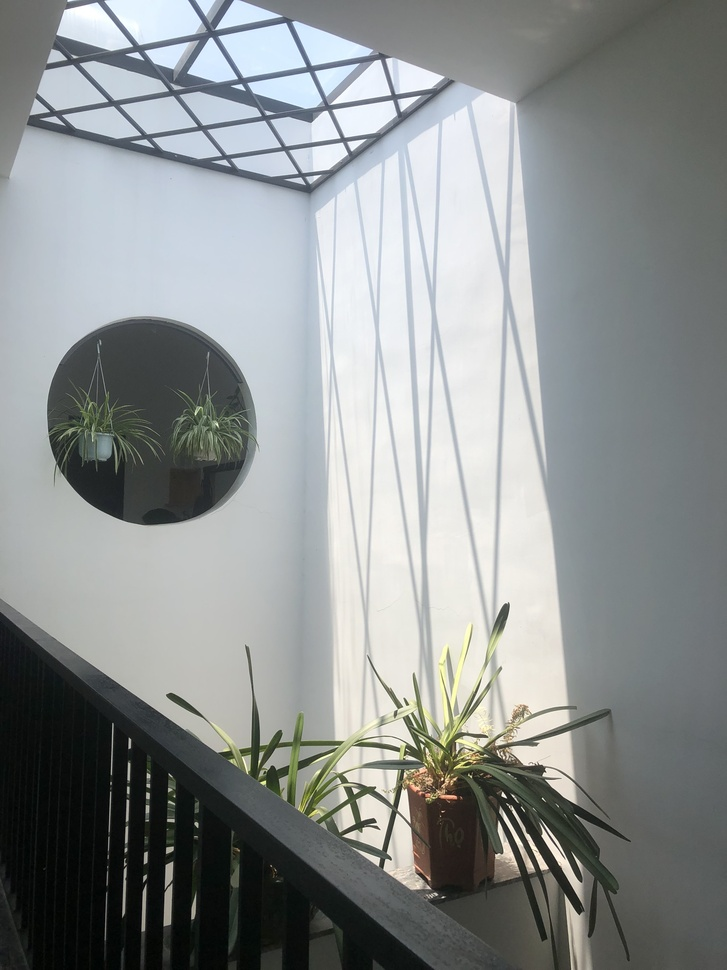
#> input picture images/cay.jpg, 727 x 970 px, shrunk from 1920 x 2560 before the run, found by its file name
$ python HoG_cv2.py   (older library calls are emulated)
#> lines starting #> are read from the running program, lines starting #| are printed output that depends on the picture
import cv2
import numpy as np

def compute_gradients(image):
    # Chuyển đổi hình ảnh sang ảnh xám nếu cần thiết
    if len(image.shape) > 2:
        gray_image = cv2.cvtColor(image, cv2.COLOR_BGR2GRAY)
    else:
        gray_image = image

    # Áp dụng bộ lọc Sobel để tính toán gradient theo hướng x và y
    gradient_x = cv2.Sobel(gray_image, cv2.CV_64F, 1, 0, ksize=3)
    gradient_y = cv2.Sobel(gray_image, cv2.CV_64F, 0, 1, ksize=3)

    # Tính toán độ lớn và hướng gradient
    magnitude = np.sqrt(gradient_x**2 + gradient_y**2)
    orientation = np.arctan2(gradient_y, gradient_x) * 180 / np.pi

    return magnitude, orientation

def divide_image_into_cells(image, cell_size, cell_stride):
    height, width = image.shape[:2]
    cells = []

    for y in range(0, height - cell_size + 1, cell_stride):
        for x in range(0, width - cell_size + 1, cell_stride):
            cell = image[y:y+cell_size, x:x+cell_size]
            cells.append(cell)

    return cells

def compute_histograms(cells, orientation, num_bins):
    histograms = []

    for cell, cell_orientation in zip(cells, orientation):
        # Tạo histogram với số lượng bin đã định trước
        histogram = np.zeros(num_bins)

        # Tính toán và tăng giá trị của bin tương ứng cho mỗi gradient trong ô lưới
        for i in range(cell.shape[0]):
            for j in range(cell.shape[1]):
                bin_index = int(cell_orientation[i] / (360 / num_bins))
                histogram[bin_index] += 1

        histograms.append(histogram)

    return histograms

def normalize_blocks(histograms, block_size):
    normalized_blocks = []

    for i in range(len(histograms) - block_size + 1):
        block = np.concatenate(histograms[i:i+block_size])
        block /= np.linalg.norm(block) + 1e-5  # Chuẩn hóa biểu đồ

        normalized_blocks.append(block)

    return normalized_blocks

def combine_histograms(normalized_blocks):
    feature_vector = np.concatenate(normalized_blocks)

    return feature_vector

def apply_l2_normalization(feature_vector):
    norm = np.linalg.norm(feature_vector)
    normalized_vector = feature_vector / (norm + 1e-5)  # Chuẩn hóa L2

    return normalized_vector

# Đọc hình ảnh
image = cv2.imread(r'C:\Users\nomdd\OneDrive\Pictures\Screenshots\cay.jpg')
#> image is the input picture: shape (970, 727, 3); mean B, G, R 144, 144.3, 140.2

# Tính toán gradient
magnitude, orientation = compute_gradients(image)
#> in compute_gradients, `gradient_x = cv2.Sobel(gray_image, cv2.CV_64F, 1, 0, ksize=3)`:
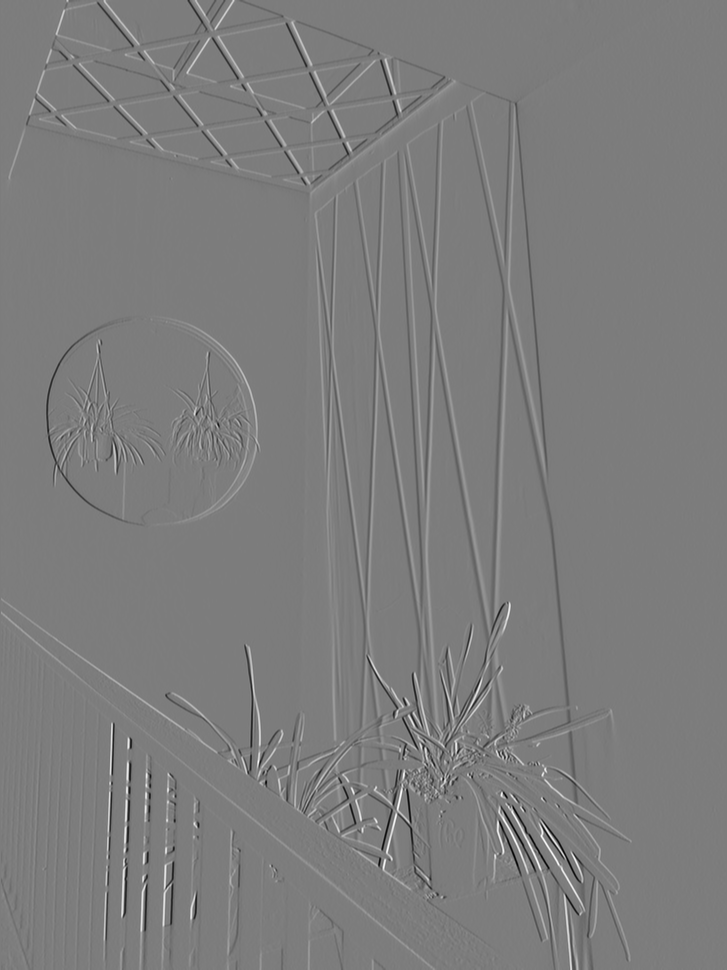
#> gradient_x: shape (970, 727) float64; min -786, max 818, mean 0; drawn with min black and max white
#> in compute_gradients, `gradient_y = cv2.Sobel(gray_image, cv2.CV_64F, 0, 1, ksize=3)`:
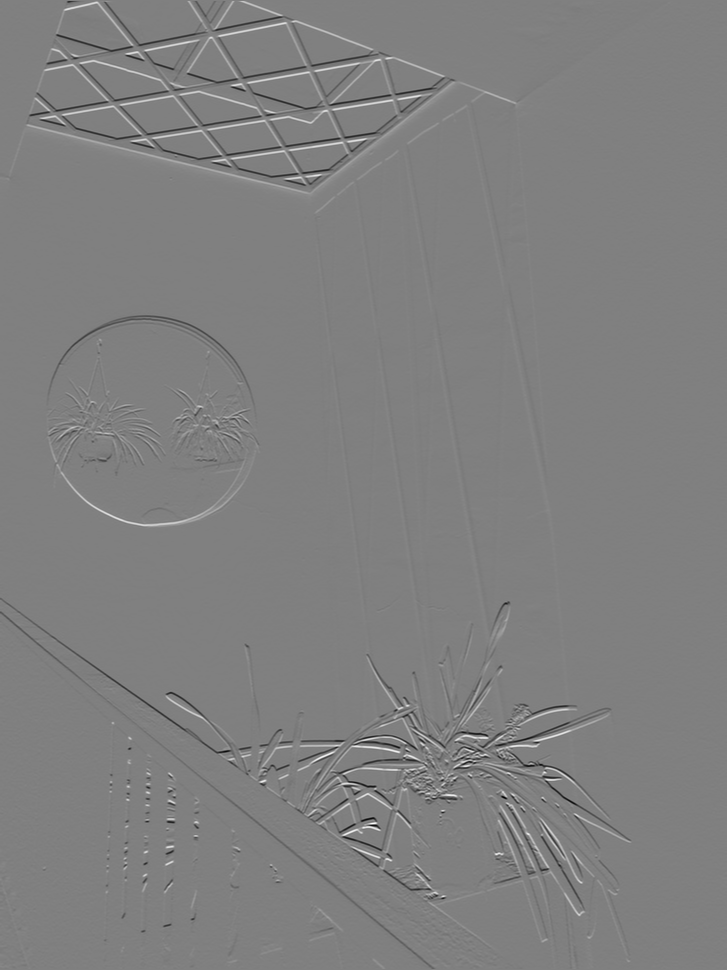
#> gradient_y: shape (970, 727) float64; min -811, max 804, mean -0.7; drawn with min black and max white
#> in compute_gradients, `magnitude = np.sqrt(gradient_x**2 + gradient_y**2)`:
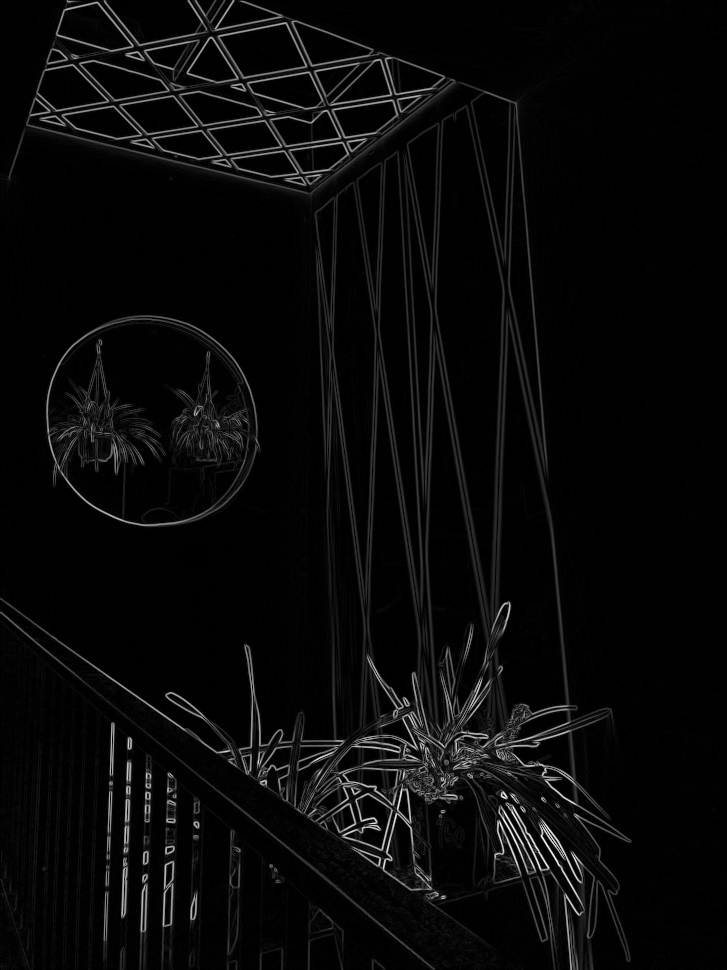
#> magnitude: shape (970, 727) float64; min 0, max 900.4, mean 33.8; drawn with min black and max white
#> in compute_gradients, `orientation = np.arctan2(gradient_y, gradient_x) * 180 / np.pi`:
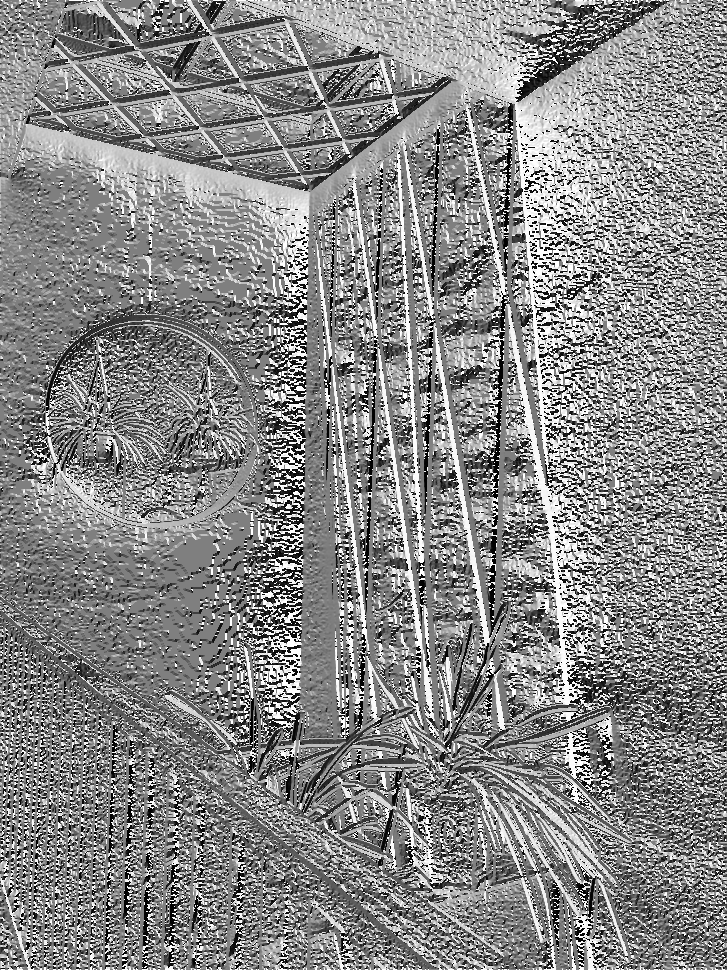
#> orientation: shape (970, 727) float64; min -179.9, max 180, mean 11.7; drawn with min black and max white

# Chia hình ảnh thành các ô lưới
cell_size = 8  # Kích thước ô lưới
cell_stride = 8  # Bước nhảy giữa các ô lưới
cells = divide_image_into_cells(magnitude, cell_size, cell_stride)
#> after the loop in divide_image_into_cells, `for y in range(0, height - cell_size + 1, cell_stride):`: cells = 10890 items
#> cells = 10890 items

# Tính toán histogram
num_bins = 9  # Số lượng bin trong histogram
histograms = compute_histograms(cells, orientation, num_bins)
#> after the loop in compute_histograms, `for cell, cell_orientation in zip(cells, orientation):`: histograms = 970 items, first 6: [48, 0, 0, 0, 16, 0, 0, 0, 0], [0, 24, 0, 0, 0, 0, 0, 24, 16], [8, 16, 24, 0, 0, 0, 0, 8, 8], [24, 8, 16, 8, 0, 0, 0, 8, 0], [24, 0, 8, 0, 8, 0, 0, 0, 24], [24, 8, 8, 0, 0, 0, 8, 0, 16]

# In ra các histogram
for i, histogram in enumerate(histograms):
    print("Histogram {}: {}".format(i, histogram))
#> this loop made 970 passes
#| Histogram 0: [48.  0.  0.  0. 16.  0.  0.  0.  0.]
#| Histogram 1: [ 0. 24.  0.  0.  0.  0.  0. 24. 16.]
#| Histogram 2: [ 8. 16. 24.  0.  0.  0.  0.  8.  8.]
#| Histogram 3: [24.  8. 16.  8.  0.  0.  0.  8.  0.]
#| Histogram 4: [24.  0.  8.  0.  8.  0.  0.  0. 24.]
#| Histogram 5: [24.  8.  8.  0.  0.  0.  8.  0. 16.]
#| Histogram 6: [24.  8.  0.  0.  0.  0.  8. 16.  8.]
#| Histogram 7: [24.  8.  0.  8.  8.  0.  0.  8.  8.]
#> (further printed lines are left out)

# Chuẩn hóa các khối
block_size = 2  # Kích thước khối
normalized_blocks = normalize_blocks(histograms, block_size)
#> after the loop in normalize_blocks, `for i in range(len(histograms) - block_size + 1):`: normalized_blocks = 969 items
#> normalized_blocks = 969 items

# In ra kích thước và giá trị của các khối
for i, block in enumerate(normalized_blocks):
    print("Block {}: Shape: {}, Values: {}".format(i, block.shape, block))

# Kết hợp các biểu đồ độ lệch hướng thành một vector đặc trưng duy nhất
feature_vector = combine_histograms(normalized_blocks)
#> in combine_histograms, `feature_vector = np.concatenate(normalized_blocks)`: feature_vector = 17442 values, max 0.873 at index 8748, min 0 at index 1, mean 0.13

# Áp dụng chuẩn hóa L2 cho vector đặc trưng
normalized_vector = apply_l2_normalization(feature_vector)
#> in apply_l2_normalization, `norm = np.linalg.norm(feature_vector)`: norm = 31.13
#> in apply_l2_normalization, `normalized_vector = feature_vector / (norm + 1e-5)`: normalized_vector = 17442 values, max 0.028 at index 8748, min 0 at index 1, mean 0.00416

print("Feature Vector:", normalized_vector)

# Hiển thị các ô lưới
cv2.imshow("Magnitude", magnitude.astype(np.uint8))
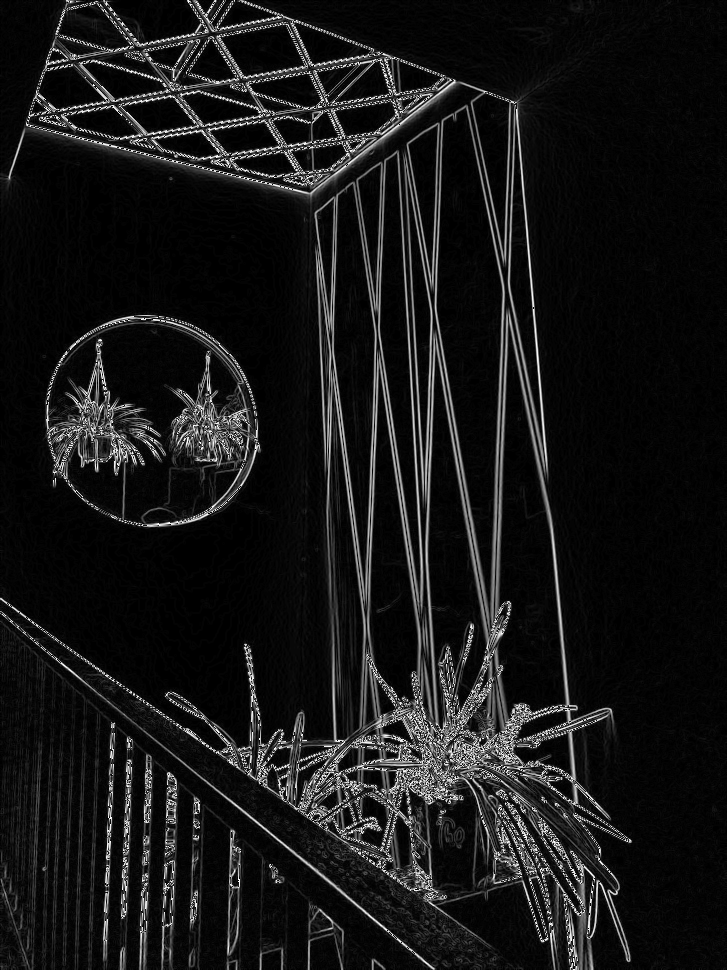
#> window 'Magnitude': shape (970, 727); min 0, max 255, mean 23
cv2.imshow("Orientation", orientation.astype(np.uint8))
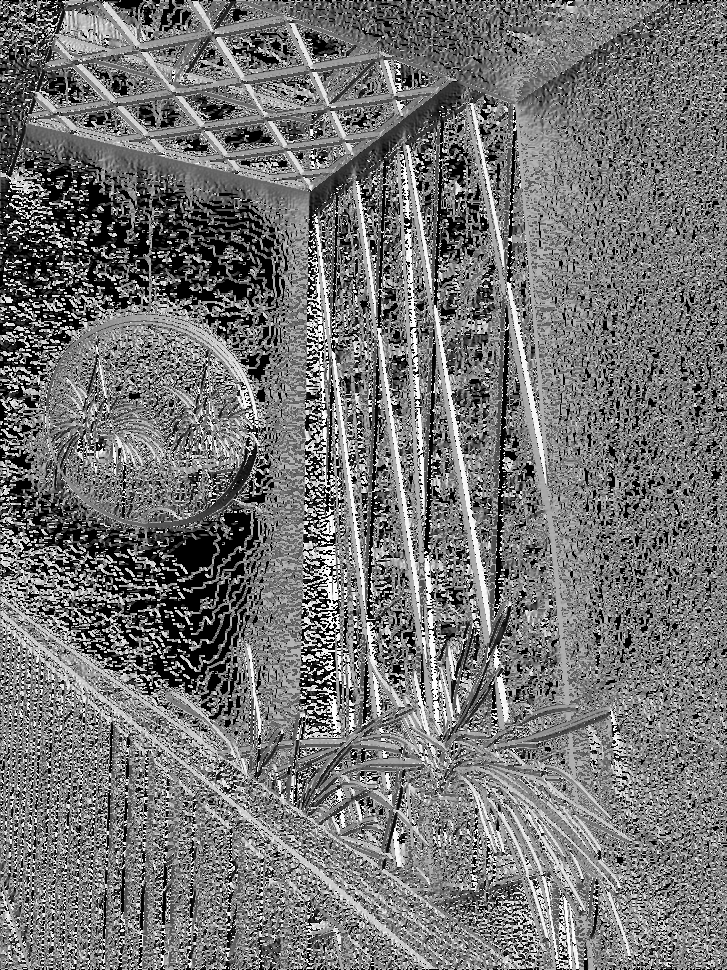
#> window 'Orientation': shape (970, 727); min 0, max 255, mean 115.9
cv2.waitKey(0)
cv2.destroyAllWindows()
